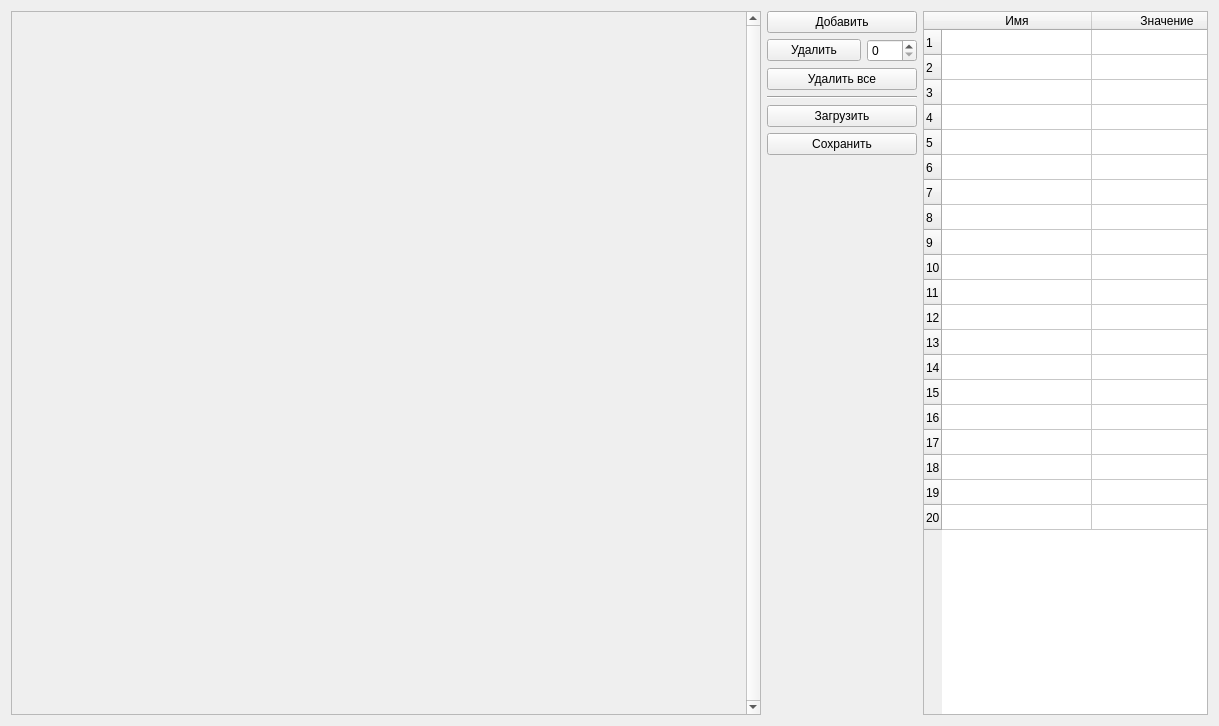
<?xml version="1.0" encoding="UTF-8"?>
<ui version="4.0">
 <class>Form</class>
 <widget class="QWidget" name="Form">
  <property name="geometry">
   <rect>
    <x>0</x>
    <y>0</y>
    <width>1219</width>
    <height>726</height>
   </rect>
  </property>
  <property name="sizePolicy">
   <sizepolicy hsizetype="Expanding" vsizetype="Expanding">
    <horstretch>0</horstretch>
    <verstretch>0</verstretch>
   </sizepolicy>
  </property>
  <property name="windowTitle">
   <string>ta1_usb</string>
  </property>
  <layout class="QVBoxLayout" name="verticalLayout">
   <item>
    <layout class="QHBoxLayout" name="horizontalLayout">
     <item>
      <widget class="QScrollArea" name="scrollArea">
       <property name="sizePolicy">
        <sizepolicy hsizetype="Minimum" vsizetype="Expanding">
         <horstretch>0</horstretch>
         <verstretch>0</verstretch>
        </sizepolicy>
       </property>
       <property name="minimumSize">
        <size>
         <width>750</width>
         <height>0</height>
        </size>
       </property>
       <property name="verticalScrollBarPolicy">
        <enum>Qt::ScrollBarAlwaysOn</enum>
       </property>
       <property name="horizontalScrollBarPolicy">
        <enum>Qt::ScrollBarAlwaysOff</enum>
       </property>
       <property name="widgetResizable">
        <bool>true</bool>
       </property>
       <property name="alignment">
        <set>Qt::AlignLeading|Qt::AlignLeft|Qt::AlignTop</set>
       </property>
       <widget class="QWidget" name="scrollAreaWidgetContents">
        <property name="geometry">
         <rect>
          <x>0</x>
          <y>0</y>
          <width>731</width>
          <height>696</height>
         </rect>
        </property>
       </widget>
      </widget>
     </item>
     <item>
      <layout class="QGridLayout" name="gridLayout">
       <property name="sizeConstraint">
        <enum>QLayout::SetMinimumSize</enum>
       </property>
       <item row="1" column="0">
        <widget class="QPushButton" name="DltUnitPButt">
         <property name="sizePolicy">
          <sizepolicy hsizetype="Minimum" vsizetype="Fixed">
           <horstretch>0</horstretch>
           <verstretch>0</verstretch>
          </sizepolicy>
         </property>
         <property name="text">
          <string>Удалить</string>
         </property>
        </widget>
       </item>
       <item row="1" column="1">
        <widget class="QSpinBox" name="DltUnitNumSBox">
         <property name="sizePolicy">
          <sizepolicy hsizetype="Fixed" vsizetype="Fixed">
           <horstretch>0</horstretch>
           <verstretch>0</verstretch>
          </sizepolicy>
         </property>
         <property name="minimumSize">
          <size>
           <width>50</width>
           <height>0</height>
          </size>
         </property>
        </widget>
       </item>
       <item row="0" column="0" colspan="2">
        <widget class="QPushButton" name="AddUnitPButt">
         <property name="sizePolicy">
          <sizepolicy hsizetype="Minimum" vsizetype="Fixed">
           <horstretch>0</horstretch>
           <verstretch>0</verstretch>
          </sizepolicy>
         </property>
         <property name="minimumSize">
          <size>
           <width>150</width>
           <height>0</height>
          </size>
         </property>
         <property name="text">
          <string>Добавить</string>
         </property>
        </widget>
       </item>
       <item row="2" column="0" colspan="2">
        <widget class="QPushButton" name="DltAllUnitsPButt">
         <property name="sizePolicy">
          <sizepolicy hsizetype="Minimum" vsizetype="Fixed">
           <horstretch>0</horstretch>
           <verstretch>0</verstretch>
          </sizepolicy>
         </property>
         <property name="minimumSize">
          <size>
           <width>150</width>
           <height>0</height>
          </size>
         </property>
         <property name="text">
          <string>Удалить все</string>
         </property>
        </widget>
       </item>
       <item row="4" column="0" colspan="2">
        <widget class="QPushButton" name="LoadCfgPButt">
         <property name="sizePolicy">
          <sizepolicy hsizetype="Minimum" vsizetype="Fixed">
           <horstretch>0</horstretch>
           <verstretch>0</verstretch>
          </sizepolicy>
         </property>
         <property name="minimumSize">
          <size>
           <width>150</width>
           <height>0</height>
          </size>
         </property>
         <property name="text">
          <string>Загрузить</string>
         </property>
        </widget>
       </item>
       <item row="5" column="0" colspan="2">
        <widget class="QPushButton" name="SaveCfgPButt">
         <property name="sizePolicy">
          <sizepolicy hsizetype="Minimum" vsizetype="Fixed">
           <horstretch>0</horstretch>
           <verstretch>0</verstretch>
          </sizepolicy>
         </property>
         <property name="minimumSize">
          <size>
           <width>150</width>
           <height>0</height>
          </size>
         </property>
         <property name="text">
          <string>Сохранить</string>
         </property>
        </widget>
       </item>
       <item row="3" column="0" colspan="2">
        <widget class="Line" name="line">
         <property name="orientation">
          <enum>Qt::Horizontal</enum>
         </property>
        </widget>
       </item>
       <item row="6" column="0">
        <spacer name="verticalSpacer">
         <property name="orientation">
          <enum>Qt::Vertical</enum>
         </property>
         <property name="sizeHint" stdset="0">
          <size>
           <width>20</width>
           <height>40</height>
          </size>
         </property>
        </spacer>
       </item>
      </layout>
     </item>
     <item>
      <widget class="QTableWidget" name="DataTable">
       <property name="sizePolicy">
        <sizepolicy hsizetype="Expanding" vsizetype="Expanding">
         <horstretch>0</horstretch>
         <verstretch>0</verstretch>
        </sizepolicy>
       </property>
       <property name="minimumSize">
        <size>
         <width>250</width>
         <height>0</height>
        </size>
       </property>
       <property name="horizontalScrollBarPolicy">
        <enum>Qt::ScrollBarAlwaysOff</enum>
       </property>
       <property name="rowCount">
        <number>20</number>
       </property>
       <attribute name="horizontalHeaderCascadingSectionResizes">
        <bool>false</bool>
       </attribute>
       <attribute name="horizontalHeaderDefaultSectionSize">
        <number>150</number>
       </attribute>
       <attribute name="horizontalHeaderMinimumSectionSize">
        <number>50</number>
       </attribute>
       <attribute name="horizontalHeaderStretchLastSection">
        <bool>true</bool>
       </attribute>
       <attribute name="verticalHeaderDefaultSectionSize">
        <number>25</number>
       </attribute>
       <row/>
       <row/>
       <row/>
       <row/>
       <row/>
       <row/>
       <row/>
       <row/>
       <row/>
       <row/>
       <row/>
       <row/>
       <row/>
       <row/>
       <row/>
       <row/>
       <row/>
       <row/>
       <row/>
       <row/>
       <column>
        <property name="text">
         <string notr="true">Имя</string>
        </property>
        <property name="toolTip">
         <string notr="true"/>
        </property>
        <property name="whatsThis">
         <string notr="true"/>
        </property>
       </column>
       <column>
        <property name="text">
         <string>Значение</string>
        </property>
        <property name="textAlignment">
         <set>AlignCenter</set>
        </property>
       </column>
       <item row="0" column="0">
        <property name="text">
         <string/>
        </property>
       </item>
       <item row="1" column="0">
        <property name="text">
         <string/>
        </property>
       </item>
      </widget>
     </item>
    </layout>
   </item>
  </layout>
 </widget>
 <resources/>
 <connections/>
</ui>
